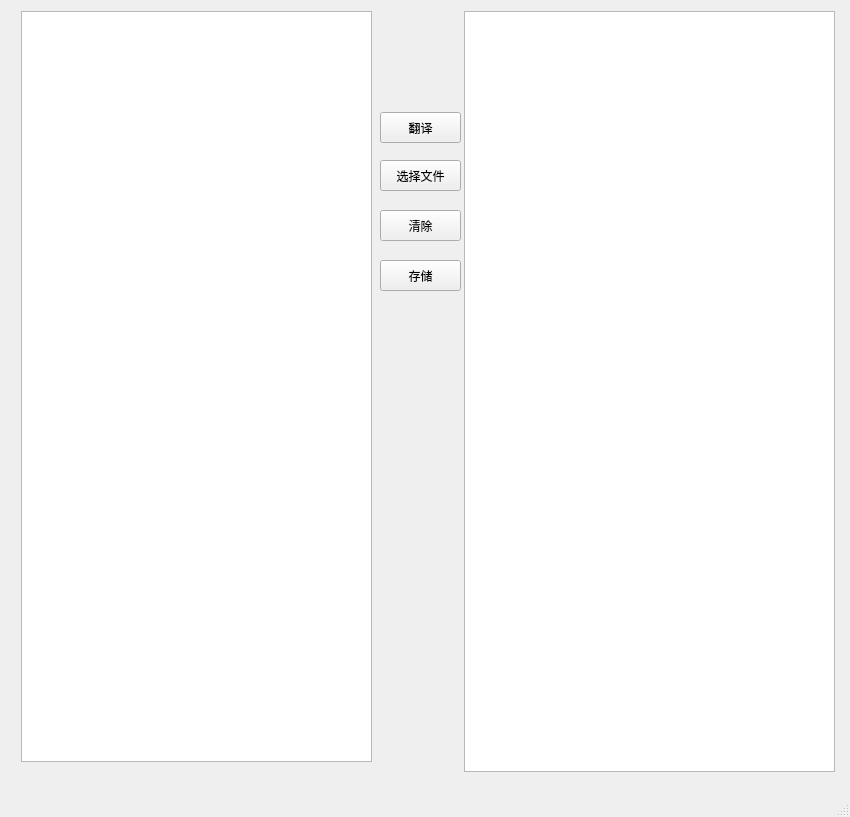
<?xml version="1.0" encoding="UTF-8"?>
<ui version="4.0">
 <class>MainWindow</class>
 <widget class="QMainWindow" name="MainWindow">
  <property name="geometry">
   <rect>
    <x>0</x>
    <y>0</y>
    <width>850</width>
    <height>817</height>
   </rect>
  </property>
  <property name="windowTitle">
   <string>MainWindow</string>
  </property>
  <widget class="QWidget" name="centralwidget">
   <widget class="QPushButton" name="translate">
    <property name="geometry">
     <rect>
      <x>380</x>
      <y>112</y>
      <width>81</width>
      <height>31</height>
     </rect>
    </property>
    <property name="text">
     <string>翻译</string>
    </property>
   </widget>
   <widget class="QPushButton" name="openfile">
    <property name="geometry">
     <rect>
      <x>380</x>
      <y>160</y>
      <width>81</width>
      <height>31</height>
     </rect>
    </property>
    <property name="text">
     <string>选择文件</string>
    </property>
   </widget>
   <widget class="QPushButton" name="clicktxt">
    <property name="geometry">
     <rect>
      <x>380</x>
      <y>210</y>
      <width>81</width>
      <height>31</height>
     </rect>
    </property>
    <property name="text">
     <string>清除</string>
    </property>
   </widget>
   <widget class="QPushButton" name="savefile">
    <property name="geometry">
     <rect>
      <x>380</x>
      <y>260</y>
      <width>81</width>
      <height>31</height>
     </rect>
    </property>
    <property name="text">
     <string>存储</string>
    </property>
   </widget>
   <widget class="QTextEdit" name="putcontent">
    <property name="geometry">
     <rect>
      <x>21</x>
      <y>11</y>
      <width>351</width>
      <height>751</height>
     </rect>
    </property>
   </widget>
   <widget class="QTextEdit" name="outcontent">
    <property name="geometry">
     <rect>
      <x>464</x>
      <y>11</y>
      <width>371</width>
      <height>761</height>
     </rect>
    </property>
   </widget>
  </widget>
  <widget class="QMenuBar" name="menubar">
   <property name="geometry">
    <rect>
     <x>0</x>
     <y>0</y>
     <width>850</width>
     <height>23</height>
    </rect>
   </property>
  </widget>
  <widget class="QStatusBar" name="statusbar"/>
 </widget>
 <resources/>
 <connections/>
</ui>
